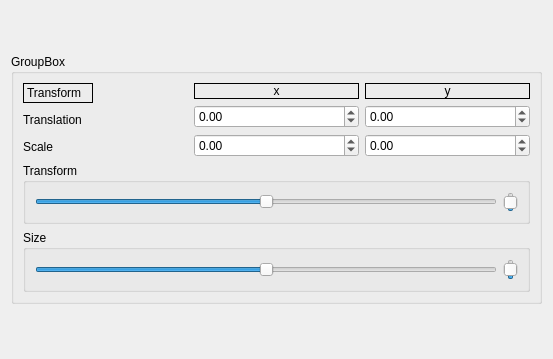
<?xml version="1.0" encoding="UTF-8"?>
<ui version="4.0">
 <class>Widget2DTransform</class>
 <widget class="QWidget" name="Widget2DTransform">
  <property name="geometry">
   <rect>
    <x>0</x>
    <y>0</y>
    <width>553</width>
    <height>359</height>
   </rect>
  </property>
  <property name="minimumSize">
   <size>
    <width>0</width>
    <height>0</height>
   </size>
  </property>
  <property name="windowTitle">
   <string>Form</string>
  </property>
  <layout class="QGridLayout" name="gridLayout_2">
   <item row="0" column="0">
    <widget class="QGroupBox" name="groupBox">
     <property name="maximumSize">
      <size>
       <width>16777215</width>
       <height>250</height>
      </size>
     </property>
     <property name="title">
      <string>GroupBox</string>
     </property>
     <layout class="QGridLayout" name="gridLayout">
      <item row="0" column="0">
       <layout class="QHBoxLayout" name="horizontalLayout">
        <item>
         <layout class="QVBoxLayout" name="verticalLayout_4">
          <item>
           <widget class="QLabel" name="label_transform">
            <property name="maximumSize">
             <size>
              <width>70</width>
              <height>20</height>
             </size>
            </property>
            <property name="frameShape">
             <enum>QFrame::Panel</enum>
            </property>
            <property name="frameShadow">
             <enum>QFrame::Plain</enum>
            </property>
            <property name="lineWidth">
             <number>1</number>
            </property>
            <property name="text">
             <string>Transform</string>
            </property>
            <property name="textFormat">
             <enum>Qt::AutoText</enum>
            </property>
           </widget>
          </item>
          <item>
           <widget class="QLabel" name="label_transform_translation">
            <property name="text">
             <string>Translation</string>
            </property>
           </widget>
          </item>
          <item>
           <widget class="QLabel" name="label_transform_scale">
            <property name="text">
             <string>Scale</string>
            </property>
           </widget>
          </item>
         </layout>
        </item>
        <item>
         <layout class="QVBoxLayout" name="verticalLayout_2">
          <item>
           <widget class="QLabel" name="label_transform_x">
            <property name="minimumSize">
             <size>
              <width>30</width>
              <height>0</height>
             </size>
            </property>
            <property name="frameShape">
             <enum>QFrame::Panel</enum>
            </property>
            <property name="text">
             <string>x</string>
            </property>
            <property name="alignment">
             <set>Qt::AlignCenter</set>
            </property>
           </widget>
          </item>
          <item>
           <widget class="QDoubleSpinBox" name="doubleSpinBox_transform_translation_x">
            <property name="minimum">
             <double>-9999.000000000000000</double>
            </property>
            <property name="maximum">
             <double>9999.000000000000000</double>
            </property>
           </widget>
          </item>
          <item>
           <widget class="QDoubleSpinBox" name="doubleSpinBox_transform_scale_x">
            <property name="minimum">
             <double>-9999.000000000000000</double>
            </property>
            <property name="maximum">
             <double>9999.000000000000000</double>
            </property>
           </widget>
          </item>
         </layout>
        </item>
        <item>
         <layout class="QVBoxLayout" name="verticalLayout_3">
          <item>
           <widget class="QLabel" name="label_transform_y">
            <property name="minimumSize">
             <size>
              <width>30</width>
              <height>0</height>
             </size>
            </property>
            <property name="frameShape">
             <enum>QFrame::Panel</enum>
            </property>
            <property name="text">
             <string>y</string>
            </property>
            <property name="alignment">
             <set>Qt::AlignCenter</set>
            </property>
           </widget>
          </item>
          <item>
           <widget class="QDoubleSpinBox" name="doubleSpinBox_transform_translation_y">
            <property name="minimum">
             <double>-9999.000000000000000</double>
            </property>
            <property name="maximum">
             <double>9999.000000000000000</double>
            </property>
           </widget>
          </item>
          <item>
           <widget class="QDoubleSpinBox" name="doubleSpinBox_transform_scale_y">
            <property name="minimum">
             <double>-9999.000000000000000</double>
            </property>
            <property name="maximum">
             <double>9999.000000000000000</double>
            </property>
           </widget>
          </item>
         </layout>
        </item>
       </layout>
      </item>
      <item row="2" column="0">
       <widget class="QGroupBox" name="groupBox_3">
        <property name="minimumSize">
         <size>
          <width>0</width>
          <height>60</height>
         </size>
        </property>
        <property name="title">
         <string>Size</string>
        </property>
        <layout class="QGridLayout" name="gridLayout_3">
         <item row="0" column="0">
          <widget class="QSlider" name="horizontalSliderScale">
           <property name="maximum">
            <number>10</number>
           </property>
           <property name="singleStep">
            <number>1</number>
           </property>
           <property name="value">
            <number>5</number>
           </property>
           <property name="orientation">
            <enum>Qt::Horizontal</enum>
           </property>
          </widget>
         </item>
         <item row="0" column="1">
          <widget class="QSlider" name="verticalSliderScale">
           <property name="maximum">
            <number>10</number>
           </property>
           <property name="value">
            <number>5</number>
           </property>
           <property name="orientation">
            <enum>Qt::Vertical</enum>
           </property>
          </widget>
         </item>
        </layout>
       </widget>
      </item>
      <item row="1" column="0">
       <widget class="QGroupBox" name="groupBox_2">
        <property name="minimumSize">
         <size>
          <width>0</width>
          <height>60</height>
         </size>
        </property>
        <property name="title">
         <string>Transform</string>
        </property>
        <layout class="QGridLayout" name="gridLayout_4">
         <item row="0" column="0">
          <widget class="QSlider" name="horizontalSliderPosition">
           <property name="maximum">
            <number>10</number>
           </property>
           <property name="value">
            <number>5</number>
           </property>
           <property name="orientation">
            <enum>Qt::Horizontal</enum>
           </property>
          </widget>
         </item>
         <item row="0" column="1">
          <widget class="QSlider" name="verticalSliderPosition">
           <property name="minimumSize">
            <size>
             <width>0</width>
             <height>0</height>
            </size>
           </property>
           <property name="minimum">
            <number>0</number>
           </property>
           <property name="maximum">
            <number>10</number>
           </property>
           <property name="value">
            <number>5</number>
           </property>
           <property name="orientation">
            <enum>Qt::Vertical</enum>
           </property>
          </widget>
         </item>
        </layout>
       </widget>
      </item>
     </layout>
    </widget>
   </item>
  </layout>
 </widget>
 <tabstops>
  <tabstop>doubleSpinBox_transform_translation_x</tabstop>
  <tabstop>doubleSpinBox_transform_translation_y</tabstop>
  <tabstop>doubleSpinBox_transform_scale_x</tabstop>
  <tabstop>doubleSpinBox_transform_scale_y</tabstop>
 </tabstops>
 <resources/>
 <connections/>
</ui>
